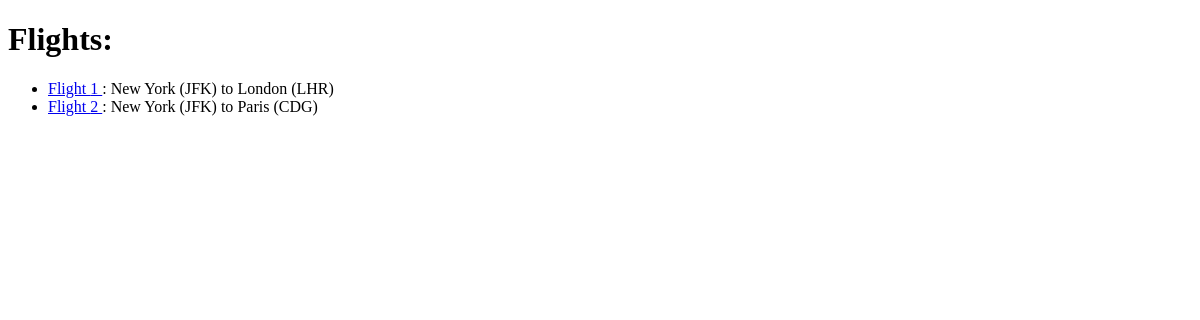
The app's page /flights/, older data.
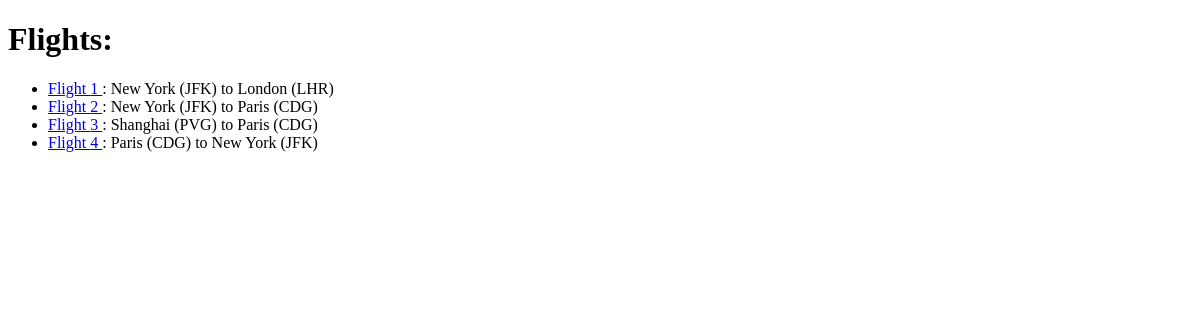
The same page, newer data.
### flights/models.py (models this page shows, shortened)
class Flight (models.Model):
  origin = models.ForeignKey(Airport, on_delete=models.CASCADE, related_name="departures")
  destination = models.ForeignKey(Airport, on_delete=models.CASCADE, related_name="arrivals")
  duration = models.IntegerField()

class Airport (models.Model):
  code = models.CharField(max_length=3)
  city = models.CharField(max_length=64)
  def __str__ (self):
    return f"{self.city} ({self.code})"

### flights/views.py (the view)
# urls.py: path('', views.index, name="index"),
def index (request):
  return render(request, "flights/index.html", {
    "flights" : Flight.objects.all()
  })

### flights/templates/flights/index.html
{% extends "flights/layout.html" %}
{% block body %}
<h1>Flights:</h1>
<ul>
  {% for flight in flights %}
    <li><a href="{% url 'flight' flight.id %}">Flight {{flight.id}} </a> : {{flight.origin}} to  {{flight.destination}}</li>
  {% endfor %}
</ul>
{% endblock %}

### flights/templates/flights/layout.html (shortened to what this page needs)
<!DOCTYPE html>
<html lang="en">
  <head>
  </head>
  <body>
    {% block body %}
    {% endblock %}
  </body>
</html>

Row changes from the older to the newer data that the page shows:
added Flight: id "3", origin "Shanghai (PVG)", destination "Paris (CDG)"
added Flight: id "4", origin "Paris (CDG)", destination "New York (JFK)"
